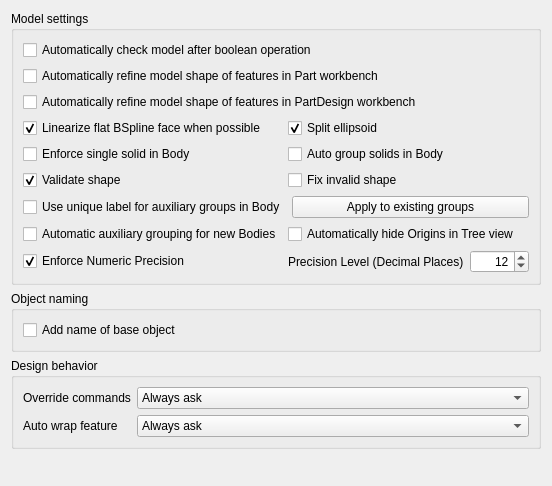
<?xml version="1.0" encoding="UTF-8"?>
<ui version="4.0">
 <class>PartGui::DlgSettingsGeneral</class>
 <widget class="QWidget" name="PartGui::DlgSettingsGeneral">
  <property name="geometry">
   <rect>
    <x>0</x>
    <y>0</y>
    <width>552</width>
    <height>486</height>
   </rect>
  </property>
  <property name="windowTitle">
   <string>General</string>
  </property>
  <layout class="QVBoxLayout" name="verticalLayout">
   <item>
    <widget class="QGroupBox" name="groupBox_2">
     <property name="title">
      <string>Model settings</string>
     </property>
     <layout class="QGridLayout" name="gridLayout">
      <item row="0" column="0" colspan="2">
       <widget class="Gui::PrefCheckBox" name="checkBooleanCheck">
        <property name="text">
         <string>Automatically check model after boolean operation</string>
        </property>
        <property name="prefEntry" stdset="0">
         <cstring>CheckModel</cstring>
        </property>
        <property name="prefPath" stdset="0">
         <cstring>Mod/Part/Boolean</cstring>
        </property>
       </widget>
      </item>
      <item row="1" column="0" colspan="2">
       <widget class="Gui::PrefCheckBox" name="checkBooleanRefine">
        <property name="text">
         <string>Automatically refine model shape of features in Part workbench</string>
        </property>
        <property name="prefEntry" stdset="0">
         <cstring>RefineModel</cstring>
        </property>
        <property name="prefPath" stdset="0">
         <cstring>Mod/Part/Boolean</cstring>
        </property>
       </widget>
      </item>
      <item row="2" column="0" colspan="2">
       <widget class="Gui::PrefCheckBox" name="checkSketchBaseRefine">
        <property name="text">
         <string>Automatically refine model shape of features in PartDesign workbench</string>
        </property>
        <property name="prefEntry" stdset="0">
         <cstring>RefineModel</cstring>
        </property>
        <property name="prefPath" stdset="0">
         <cstring>Mod/PartDesign</cstring>
        </property>
       </widget>
      </item>
      <item row="3" column="0">
       <widget class="Gui::PrefCheckBox" name="checkLinearize">
        <property name="toolTip">
         <string>Try to replace flat BSpline face with simple planar face.
Currently only applies to Loft, Sweep, drafted Extrusion
in Part workbench, and equivalent features in PartDesign.</string>
        </property>
        <property name="text">
         <string>Linearize flat BSpline face when possible</string>
        </property>
        <property name="checked">
         <bool>true</bool>
        </property>
        <property name="prefPath" stdset="0">
         <cstring>Mod/Part</cstring>
        </property>
        <property name="prefEntry" stdset="0">
         <cstring>LinearizeExtrusionDraft</cstring>
        </property>
       </widget>
      </item>
      <item row="3" column="1">
       <widget class="Gui::PrefCheckBox" name="checkSplitEllipsoid">
        <property name="text">
         <string>Split ellipsoid</string>
        </property>
        <property name="checked">
         <bool>true</bool>
        </property>
        <property name="prefPath" stdset="0">
         <cstring>Mod/Part</cstring>
        </property>
        <property name="prefEntry" stdset="0">
         <cstring>SplitEllipsoid</cstring>
        </property>
       </widget>
      </item>
      <item row="4" column="0">
       <widget class="Gui::PrefCheckBox" name="checkSingleSolid">
        <property name="text">
         <string>Enforce single solid in Body</string>
        </property>
        <property name="prefEntry" stdset="0">
         <cstring>SingleSolid</cstring>
        </property>
        <property name="prefPath" stdset="0">
         <cstring>Mod/Part</cstring>
        </property>
       </widget>
      </item>
      <item row="4" column="1">
       <widget class="Gui::PrefCheckBox" name="checkAutoGroupSolids">
        <property name="text">
         <string>Auto group solids in Body</string>
        </property>
        <property name="prefPath" stdset="0">
         <cstring>Mod/Part</cstring>
        </property>
        <property name="prefEntry" stdset="0">
         <cstring>AutoGroupSolids</cstring>
        </property>
       </widget>
      </item>
      <item row="5" column="0">
       <widget class="Gui::PrefCheckBox" name="checkBoxValidateShape">
        <property name="toolTip">
         <string>Validate on changing shape. If the shape is invalid, a warning icon
will appear in the corresponding tree view item. Be aware that enabling
this option on complex shape may cause slow down.

Note, this option only applies to newly created object. For existing
object, you can manually change its 'ValidShape' property.</string>
        </property>
        <property name="text">
         <string>Validate shape</string>
        </property>
        <property name="checked">
         <bool>true</bool>
        </property>
        <property name="prefEntry" stdset="0">
         <cstring>AutoValidateShape</cstring>
        </property>
        <property name="prefPath" stdset="0">
         <cstring>Mod/Part</cstring>
        </property>
       </widget>
      </item>
      <item row="5" column="1">
       <widget class="Gui::PrefCheckBox" name="checkBoxFixShape">
        <property name="toolTip">
         <string>Try to fix invalid shape on changing. Note, this option only applies to
newly created object.</string>
        </property>
        <property name="text">
         <string>Fix invalid shape</string>
        </property>
        <property name="checked">
         <bool>false</bool>
        </property>
        <property name="prefEntry" stdset="0">
         <cstring>FixShape</cstring>
        </property>
        <property name="prefPath" stdset="0">
         <cstring>Mod/Part</cstring>
        </property>
       </widget>
      </item>
      <item row="6" column="0" colspan="2">
       <layout class="QHBoxLayout" name="horizontalLayout">
        <item>
         <widget class="Gui::PrefCheckBox" name="checkBoxAuxGroup">
          <property name="toolTip">
           <string>Disable this option to not enforce unique label in auxiliary groups.
So instead of having 'Datums001' etc., all datum group can be
labeled as 'Datums'.

Note that this option does not apply to user created auxiliary
groups, neither does the option affects any user defined label of
existing auxiliary groups.</string>
          </property>
          <property name="text">
           <string>Use unique label for auxiliary groups in Body</string>
          </property>
          <property name="prefEntry" stdset="0">
           <cstring>AuxGroupUniqueLabel</cstring>
          </property>
          <property name="prefPath" stdset="0">
           <cstring>Mod/Part</cstring>
          </property>
         </widget>
        </item>
        <item>
         <widget class="QPushButton" name="btnAuxGroup">
          <property name="toolTip">
           <string>Apply the 'fixed name' option to existing auxiliary groups.
it only applies to auto created group with their original labels.</string>
          </property>
          <property name="text">
           <string>Apply to existing groups</string>
          </property>
         </widget>
        </item>
       </layout>
      </item>
      <item row="7" column="0">
       <widget class="Gui::PrefCheckBox" name="checkAutoAuxiliaryGrouping">
        <property name="text">
         <string>Automatic auxiliary grouping for new Bodies</string>
        </property>
        <property name="prefPath" stdset="0">
         <cstring>Mod/Part</cstring>
        </property>
        <property name="prefEntry" stdset="0">
         <cstring>AutoAuxGrouping</cstring>
        </property>
       </widget>
      </item>
      <item row="7" column="1">
       <widget class="Gui::PrefCheckBox" name="checkAutoHideOrigins">
        <property name="text">
         <string>Automatically hide Origins in Tree view</string>
        </property>
        <property name="prefPath" stdset="0">
         <cstring>Mod/Part</cstring>
        </property>
        <property name="prefEntry" stdset="0">
         <cstring>AutoHideOrigins</cstring>
        </property>
       </widget>
      </item>
      <item row="8" column="0">
       <widget class="Gui::PrefCheckBox" name="checkEnforceOpsPrecision">
        <property name="toolTip">
         <string>Automatically round operations which have failed. For example, a chamfer which is set to exactly the length of an edge may fail due to being slightly over the edge length, so rounding down to just below the edge length will lead to a successful chamfer.</string>
        </property>
        <property name="text">
         <string>Enforce Numeric Precision</string>
        </property>
        <property name="checked">
         <bool>true</bool>
        </property>
        <property name="prefPath" stdset="0">
         <cstring>Mod/Part</cstring>
        </property>
        <property name="prefEntry" stdset="0">
         <cstring>EnforcePrecision</cstring>
        </property>
       </widget>
      </item>
      <item row="8" column="1">
       <layout class="QHBoxLayout" name="horizontalLayout_2">
        <item>
         <widget class="QLabel" name="label_3">
          <property name="sizePolicy">
           <sizepolicy hsizetype="Maximum" vsizetype="Preferred">
            <horstretch>0</horstretch>
            <verstretch>0</verstretch>
           </sizepolicy>
          </property>
          <property name="baseSize">
           <size>
            <width>0</width>
            <height>0</height>
           </size>
          </property>
          <property name="text">
           <string>Precision Level (Decimal Places)</string>
          </property>
         </widget>
        </item>
        <item>
         <widget class="Gui::PrefSpinBox" name="spinBoxPrecisionLevel">
          <property name="toolTip">
           <string>Number of decimal places (preicison) to use internall for part designer operations.</string>
          </property>
          <property name="alignment">
           <set>Qt::AlignRight|Qt::AlignTrailing|Qt::AlignVCenter</set>
          </property>
          <property name="suffix">
           <string/>
          </property>
          <property name="minimum">
           <number>1</number>
          </property>
          <property name="maximum">
           <number>34</number>
          </property>
          <property name="value">
           <number>12</number>
          </property>
          <property name="prefEntry" stdset="0">
           <cstring>OpsPrecisionLevel</cstring>
          </property>
          <property name="prefPath" stdset="0">
           <cstring>Mod/Part</cstring>
          </property>
         </widget>
        </item>
       </layout>
      </item>
     </layout>
    </widget>
   </item>
   <item>
    <widget class="QGroupBox" name="groupBox_3">
     <property name="visible">
      <bool>true</bool>
     </property>
     <property name="title">
      <string>Object naming</string>
     </property>
     <layout class="QGridLayout" name="gridLayout_2">
      <item row="0" column="0">
       <widget class="Gui::PrefCheckBox" name="checkObjectNaming">
        <property name="text">
         <string>Add name of base object</string>
        </property>
        <property name="prefPath" stdset="0">
         <cstring>Mod/Part</cstring>
        </property>
        <property name="prefEntry" stdset="0">
         <cstring>UseBaseObjectName</cstring>
        </property>
       </widget>
      </item>
     </layout>
    </widget>
   </item>
   <item>
    <widget class="QGroupBox" name="groupBox">
     <property name="title">
      <string>Design behavior</string>
     </property>
     <layout class="QFormLayout" name="formLayout_3">
      <property name="fieldGrowthPolicy">
       <enum>QFormLayout::AllNonFixedFieldsGrow</enum>
      </property>
      <item row="0" column="0">
       <widget class="QLabel" name="label">
        <property name="text">
         <string>Override commands</string>
        </property>
       </widget>
      </item>
      <item row="0" column="1">
       <widget class="Gui::PrefComboBox" name="comboBoxCommandOverride">
        <property name="toolTip">
         <string>Override non-PartDesign command with an equivalent PartDesign
command when operate on PartDesign feature.</string>
        </property>
        <property name="currentIndex">
         <number>2</number>
        </property>
        <property name="prefPath" stdset="0">
         <cstring>Mod/Part</cstring>
        </property>
        <property name="prefEntry" stdset="0">
         <cstring>CommandOverride</cstring>
        </property>
        <item>
         <property name="text">
          <string>Disable</string>
         </property>
        </item>
        <item>
         <property name="text">
          <string>Enable</string>
         </property>
        </item>
        <item>
         <property name="text">
          <string>Always ask</string>
         </property>
        </item>
       </widget>
      </item>
      <item row="1" column="0">
       <widget class="QLabel" name="label_2">
        <property name="text">
         <string>Auto wrap feature</string>
        </property>
       </widget>
      </item>
      <item row="1" column="1">
       <widget class="Gui::PrefComboBox" name="comboBoxWrapFeature">
        <property name="toolTip">
         <string>If a non-PartDesign object references a PartDesign feature, incorporate
the object into PartDesign body using a wrap feature.</string>
        </property>
        <property name="currentIndex">
         <number>2</number>
        </property>
        <property name="prefPath" stdset="0">
         <cstring>Mod/Part</cstring>
        </property>
        <property name="prefEntry" stdset="0">
         <cstring>EnableWrapFeature</cstring>
        </property>
        <item>
         <property name="text">
          <string>Disable</string>
         </property>
        </item>
        <item>
         <property name="text">
          <string>Enable</string>
         </property>
        </item>
        <item>
         <property name="text">
          <string>Always ask</string>
         </property>
        </item>
       </widget>
      </item>
     </layout>
    </widget>
   </item>
   <item>
    <spacer>
     <property name="orientation">
      <enum>Qt::Vertical</enum>
     </property>
     <property name="sizeHint" stdset="0">
      <size>
       <width>20</width>
       <height>40</height>
      </size>
     </property>
    </spacer>
   </item>
  </layout>
 </widget>
 <customwidgets>
  <customwidget>
   <class>Gui::PrefCheckBox</class>
   <extends>QCheckBox</extends>
   <header>Gui/PrefWidgets.h</header>
  </customwidget>
  <customwidget>
   <class>Gui::PrefComboBox</class>
   <extends>QComboBox</extends>
   <header>Gui/PrefWidgets.h</header>
  </customwidget>
  <customwidget>
   <class>Gui::PrefSpinBox</class>
   <extends>QSpinBox</extends>
   <header>Gui/PrefWidgets.h</header>
  </customwidget>
 </customwidgets>
 <resources/>
 <connections/>
</ui>
